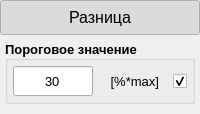
                 <widget class="QWidget" name="widget_difference" native="true">
                  <property name="enabled">
                   <bool>true</bool>
                  </property>
                  <property name="sizePolicy">
                   <sizepolicy hsizetype="Minimum" vsizetype="Fixed">
                    <horstretch>0</horstretch>
                    <verstretch>0</verstretch>
                   </sizepolicy>
                  </property>
                  <property name="minimumSize">
                   <size>
                    <width>0</width>
                    <height>0</height>
                   </size>
                  </property>
                  <property name="styleSheet">
                   <string notr="true"/>
                  </property>
                  <layout class="QVBoxLayout" name="layout_menu_difference">
                   <property name="spacing">
                    <number>0</number>
                   </property>
                   <property name="sizeConstraint">
                    <enum>QLayout::SetDefaultConstraint</enum>
                   </property>
                   <property name="leftMargin">
                    <number>0</number>
                   </property>
                   <property name="topMargin">
                    <number>0</number>
                   </property>
                   <property name="rightMargin">
                    <number>0</number>
                   </property>
                   <property name="bottomMargin">
                    <number>5</number>
                   </property>
                   <item>
                    <widget class="QWidget" name="widget_difference_header" native="true">
                     <property name="styleSheet">
                      <string notr="true"/>
                     </property>
                     <layout class="QHBoxLayout" name="layout_difference_header">
                      <property name="spacing">
                       <number>0</number>
                      </property>
                      <property name="leftMargin">
                       <number>0</number>
                      </property>
                      <property name="topMargin">
                       <number>0</number>
                      </property>
                      <property name="rightMargin">
                       <number>0</number>
                      </property>
                      <property name="bottomMargin">
                       <number>0</number>
                      </property>
                      <item>
                       <widget class="QPushButton" name="pushButton_difference_heade">
                        <property name="sizePolicy">
                         <sizepolicy hsizetype="Minimum" vsizetype="Fixed">
                          <horstretch>0</horstretch>
                          <verstretch>0</verstretch>
                         </sizepolicy>
                        </property>
                        <property name="minimumSize">
                         <size>
                          <width>0</width>
                          <height>35</height>
                         </size>
                        </property>
                        <property name="maximumSize">
                         <size>
                          <width>16777215</width>
                          <height>35</height>
                         </size>
                        </property>
                        <property name="font">
                         <font>
                          <pointsize>12</pointsize>
                         </font>
                        </property>
                        <property name="cursor">
                         <cursorShape>PointingHandCursor</cursorShape>
                        </property>
                        <property name="accessibleDescription">
                         <string/>
                        </property>
                        <property name="layoutDirection">
                         <enum>Qt::LeftToRight</enum>
                        </property>
                        <property name="autoFillBackground">
                         <bool>false</bool>
                        </property>
                        <property name="styleSheet">
                         <string notr="true">QPushButton {
	/* задает иконку */
	background-image: url(:/menu_titles/resource/menu_titles/menu_minus_white_36dp.svg);
} 
</string>
                        </property>
                        <property name="text">
                         <string>Разница</string>
                        </property>
                        <property name="iconSize">
                         <size>
                          <width>0</width>
                          <height>0</height>
                         </size>
                        </property>
                        <property name="checkable">
                         <bool>true</bool>
                        </property>
                        <property name="checked">
                         <bool>true</bool>
                        </property>
                        <property name="autoRepeat">
                         <bool>false</bool>
                        </property>
                        <property name="autoExclusive">
                         <bool>false</bool>
                        </property>
                        <property name="default">
                         <bool>false</bool>
                        </property>
                        <property name="flat">
                         <bool>false</bool>
                        </property>
                       </widget>
                      </item>
                     </layout>
                    </widget>
                   </item>
                   <item>
                    <widget class="QWidget" name="widget_difference_body" native="true">
                     <property name="enabled">
                      <bool>true</bool>
                     </property>
                     <property name="styleSheet">
                      <string notr="true"/>
                     </property>
                     <layout class="QVBoxLayout" name="layout_difference_body" stretch="0">
                      <property name="spacing">
                       <number>0</number>
                      </property>
                      <property name="leftMargin">
                       <number>5</number>
                      </property>
                      <property name="topMargin">
                       <number>5</number>
                      </property>
                      <property name="rightMargin">
                       <number>5</number>
                      </property>
                      <property name="bottomMargin">
                       <number>5</number>
                      </property>
                      <item>
                       <widget class="QGroupBox" name="groupBox_difference">
                        <property name="minimumSize">
                         <size>
                          <width>0</width>
                          <height>50</height>
                         </size>
                        </property>
                        <property name="maximumSize">
                         <size>
                          <width>16777215</width>
                          <height>16777215</height>
                         </size>
                        </property>
                        <property name="sizeIncrement">
                         <size>
                          <width>0</width>
                          <height>0</height>
                         </size>
                        </property>
                        <property name="baseSize">
                         <size>
                          <width>0</width>
                          <height>0</height>
                         </size>
                        </property>
                        <property name="font">
                         <font>
                          <pointsize>10</pointsize>
                          <weight>75</weight>
                          <bold>true</bold>
                         </font>
                        </property>
                        <property name="cursor">
                         <cursorShape>ArrowCursor</cursorShape>
                        </property>
                        <property name="mouseTracking">
                         <bool>false</bool>
                        </property>
                        <property name="tabletTracking">
                         <bool>false</bool>
                        </property>
                        <property name="styleSheet">
                         <string notr="true"/>
                        </property>
                        <property name="title">
                         <string>Пороговое значение</string>
                        </property>
                        <property name="alignment">
                         <set>Qt::AlignLeading|Qt::AlignLeft|Qt::AlignVCenter</set>
                        </property>
                        <property name="flat">
                         <bool>true</bool>
                        </property>
                        <property name="checkable">
                         <bool>false</bool>
                        </property>
                        <layout class="QHBoxLayout" name="layout_difference">
                         <property name="spacing">
                          <number>0</number>
                         </property>
                         <property name="leftMargin">
                          <number>5</number>
                         </property>
                         <property name="topMargin">
                          <number>5</number>
                         </property>
                         <property name="rightMargin">
                          <number>5</number>
                         </property>
                         <property name="bottomMargin">
                          <number>5</number>
                         </property>
                         <item>
                          <widget class="QLineEdit" name="lineEdit_difference_threshold">
                           <property name="enabled">
                            <bool>true</bool>
                           </property>
                           <property name="sizePolicy">
                            <sizepolicy hsizetype="Expanding" vsizetype="Fixed">
                             <horstretch>0</horstretch>
                             <verstretch>0</verstretch>
                            </sizepolicy>
                           </property>
                           <property name="minimumSize">
                            <size>
                             <width>80</width>
                             <height>30</height>
                            </size>
                           </property>
                           <property name="maximumSize">
                            <size>
                             <width>80</width>
                             <height>30</height>
                            </size>
                           </property>
                           <property name="font">
                            <font>
                             <pointsize>10</pointsize>
                             <weight>50</weight>
                             <bold>false</bold>
                            </font>
                           </property>
                           <property name="styleSheet">
                            <string notr="true"/>
                           </property>
                           <property name="text">
                            <string notr="true">30</string>
                           </property>
                           <property name="maxLength">
                            <number>10</number>
                           </property>
                           <property name="alignment">
                            <set>Qt::AlignCenter</set>
                           </property>
                           <property name="dragEnabled">
                            <bool>false</bool>
                           </property>
                          </widget>
                         </item>
                         <item>
                          <widget class="QLabel" name="label_text_units_difference_threshold">
                           <property name="sizePolicy">
                            <sizepolicy hsizetype="Preferred" vsizetype="Preferred">
                             <horstretch>0</horstretch>
                             <verstretch>0</verstretch>
                            </sizepolicy>
                           </property>
                           <property name="minimumSize">
                            <size>
                             <width>0</width>
                             <height>30</height>
                            </size>
                           </property>
                           <property name="font">
                            <font>
                             <pointsize>10</pointsize>
                             <weight>50</weight>
                             <italic>false</italic>
                             <bold>false</bold>
                             <underline>false</underline>
                             <strikeout>false</strikeout>
                             <kerning>true</kerning>
                            </font>
                           </property>
                           <property name="autoFillBackground">
                            <bool>false</bool>
                           </property>
                           <property name="styleSheet">
                            <string notr="true"/>
                           </property>
                           <property name="text">
                            <string> [%*max]</string>
                           </property>
                           <property name="alignment">
                            <set>Qt::AlignCenter</set>
                           </property>
                           <property name="wordWrap">
                            <bool>false</bool>
                           </property>
                          </widget>
                         </item>
                         <item>
                          <widget class="QCheckBox" name="checkBox_status_difference_threshold">
                           <property name="enabled">
                            <bool>true</bool>
                           </property>
                           <property name="sizePolicy">
                            <sizepolicy hsizetype="Fixed" vsizetype="Fixed">
                             <horstretch>0</horstretch>
                             <verstretch>0</verstretch>
                            </sizepolicy>
                           </property>
                           <property name="minimumSize">
                            <size>
                             <width>0</width>
                             <height>30</height>
                            </size>
                           </property>
                           <property name="maximumSize">
                            <size>
                             <width>16777215</width>
                             <height>30</height>
                            </size>
                           </property>
                           <property name="whatsThis">
                            <string/>
                           </property>
                           <property name="accessibleName">
                            <string/>
                           </property>
                           <property name="accessibleDescription">
                            <string/>
                           </property>
                           <property name="styleSheet">
                            <string notr="true"/>
                           </property>
                           <property name="text">
                            <string/>
                           </property>
                           <property name="checked">
                            <bool>true</bool>
                           </property>
                           <property name="tristate">
                            <bool>false</bool>
                           </property>
                          </widget>
                         </item>
                        </layout>
                       </widget>
                      </item>
                     </layout>
                    </widget>
                   </item>
                  </layout>
                 </widget>
